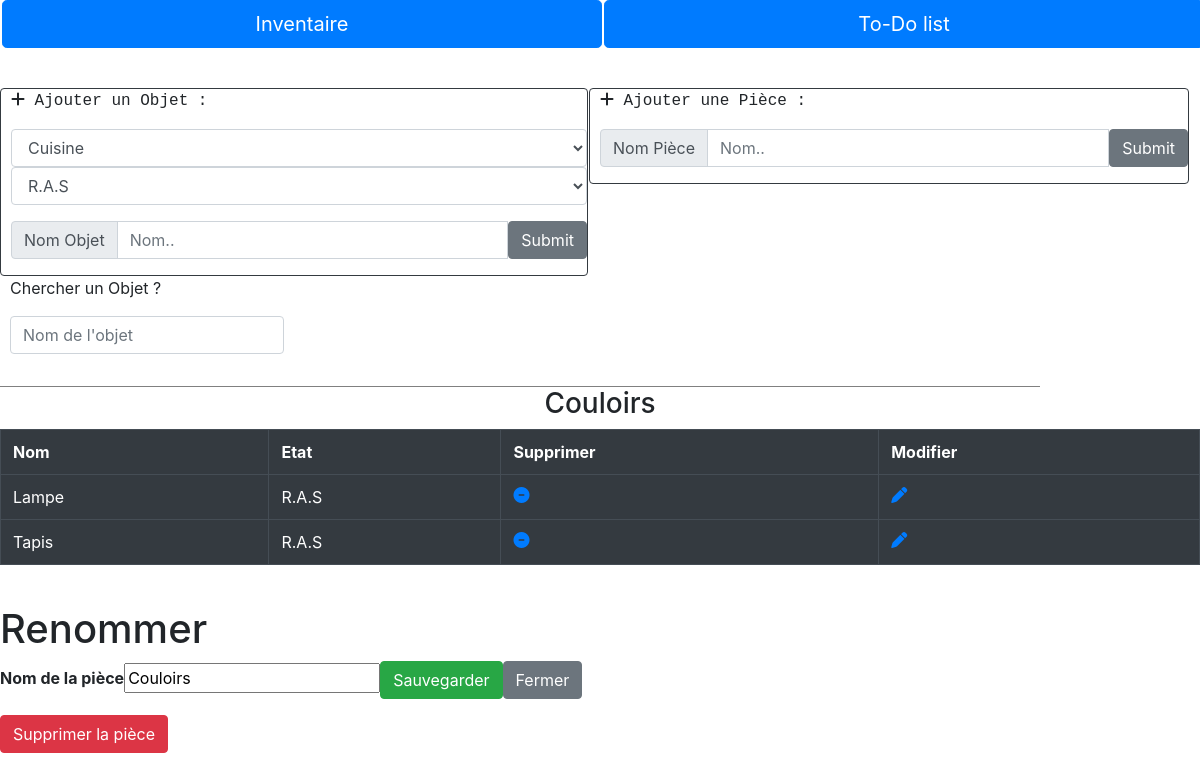
The app's page /php/PageInventaireMODIF.php?nomPiece=Couloirs with its own data.
### tables this page shows
CREATE TABLE IF NOT EXISTS `objet` (
  `idObjet` int(11) NOT NULL AUTO_INCREMENT,
  `nomObjet` varchar(255) NOT NULL,
  `idPiece` int(11) NOT NULL,
  `idEtat` int(11) NOT NULL,
  PRIMARY KEY (`idObjet`),
  KEY `idPiece` (`idPiece`),
  KEY `idEtat` (`idEtat`)
);

CREATE TABLE IF NOT EXISTS `etat` (
  `idEtat` int(11) NOT NULL AUTO_INCREMENT,
  `nomEtat` varchar(255) NOT NULL,
  PRIMARY KEY (`idEtat`)
);

### php/PageInventaireMODIF.php (the view, shortened to what this page needs)
<HTML>
<HEAD>
        <link rel="stylesheet" href="../css/styles.css">
		<link rel="stylesheet" href="https://stackpath.bootstrapcdn.com/bootstrap/4.4.1/css/bootstrap.min.css">
</HEAD>
<body>
    <!-- <?php
        $DataBase = mysqli_connect ( "localhost" , "root" , "" ) ;
        mysqli_select_db ( $DataBase, "todolist" ) ;
    ?> -->
        <section id="Menu">
			<ul>
				<div class="btn-group" role="group" aria-label="Basic example">
					<li><a href="../index.php"><button type="button" class="btn btn-primary btn-lg btn-block" id="b1">Inventaire</button></a></li>
					<li><a href="../index.php"><button type="button" class="btn btn-primary btn-lg btn-block" id="b2">To-Do list</button></a></li>
				</div>
			</ul>
		</section>
        <section id="PageInventaire">
			<section id="BarresInterraction">
				<div id="AjoutPiece" class="border border-dark rounded ">
					<form action="AjoutPiece" >
					<p class="text-monospace"><i class="fas fa-plus"></i> 			Ajouter une Pièce :<br>
					<div class="input-group mb-3">
						<div class="input-group-prepend">
							<span class="input-group-text" id="inputGroup-sizing-default">Nom Pièce</span>
						</div>
						<input class="form-control" aria-label="Sizing example input" aria-describedby="inputGroup-sizing-default" type="text" name="nomObjet" value ="" placeholder="Nom.."> <input type="submit" class="btn btn-secondary" placeholder="Valider">
					</div>
					</form>
				</div>
				<div id="AjoutObjet" class="border border-dark rounded ">
				<form action="AjoutObjet.php" class="form-group">
					<p class="text-monospace"><i class="fas fa-plus"></i> Ajouter un Objet :</p>
					<div class="form-group">
						<?php
						$Requete = "SELECT * FROM `piece` " ;
						$Resultat = mysqli_query ( $DataBase, $Requete )  or  die(mysqli_error($DataBase) ) ;
						echo "<select name='idPiece' id='objet-piece' class='form-control' >";
						while (  $ligne = mysqli_fetch_array($Resultat)  )
							{
								echo "<option name='idPiece' value=". utf8_encode($ligne['idPiece']) .">" . utf8_encode($ligne['nomPiece']) . "</option>";
							}
						echo "</select>";
						$Requete = "SELECT * FROM `etat` " ;
						$Resultat = mysqli_query ( $DataBase, $Requete )  or  die(mysqli_error($DataBase) ) ;
						echo "<select name='idEtat' id='objet-etat' class='form-control'>";
						while (  $ligne = mysqli_fetch_array($Resultat)  )
							{
								echo "<option name='idEtat' value=". utf8_encode($ligne['idEtat']) .">" . utf8_encode($ligne['nomEtat']) . "</option>";
							}
						echo "</select>";
						?>
					</div>
					<div class="input-group mb-3">
						<div class="input-group-prepend">
							<span class="input-group-text" id="inputGroup-sizing-default">Nom Objet</span>
						</div>
						<input class="form-control" aria-label="Sizing example input" aria-describedby="inputGroup-sizing-default" type="text" name="nomObjet" value ="" placeholder="Nom.."> <input type="submit" class="btn btn-secondary" placeholder="Valider">
					</div>
				</form>
			</section>
		</section>
		<div id="BarreDeRecherche">
			<p>Chercher un Objet ?</p>
			<form action="" class="formulaire">
			<div class="input-group mb-3">
				<input type="text" class="form-control" placeholder="Nom de l'objet" aria-label="Recipient's username" aria-describedby="basic-addon2">
			</div>
		</form>
		</div>
    <section id="ListePieces">
    <?php
        $OPTION = "PRINT" ;
        function  ConsulterBD ()
        {
        global $OPTION ;
        $Piece = utf8_decode($_GET['nomPiece']) ;
        if (  ($OPTION == 'DELETE')  Or  ($OPTION == 'UPDATE1') )
                $IdCourant = $_GET['idObjet'];
        else  $IdCourant = -1 ;
        echo "<center>" ;
        echo "<table class='table table-bordered table-dark'  id='tableau'>" ;
        echo "<h3>" . $Piece . "</h3>";
        $DataBase = mysqli_connect ( "localhost" , "root" , "" ) ;
        mysqli_select_db ( $DataBase, "todolist" ) ;
        $Requete = "SELECT idObjet,nomObjet,nomPiece,nomEtat FROM objet
                    Join piece on objet.idPiece = piece.idPiece
                    Join etat on objet.idEtat = etat.idEtat
                    WHERE nomPiece =  '$Piece'  " ;
        $Resultat = mysqli_query ( $DataBase, $Requete )  or  die(mysqli_error($DataBase) ) ;
        if ($OPTION == 'UPDATE1'){
            echo "<tr>  <th> Nom </th> <th> Etat </th> <th> Confirmer </th> <th> Annuler </th> </tr> "  ;
        }
        else if ($OPTION == 'DELETE'){
            echo "<tr>  <th> Nom </th> <th> Etat </th> <th> Confirmer </th> <th> Annuler </th> </tr>  " ;
        }
            else {
                echo "<tr>  <th> Nom </th> <th> Etat </th> <th> Supprimer </th> <th> Modifier </th></tr>"  ;
            }
        while (  $ligne = mysqli_fetch_array($Resultat)  )
        {
            echo "<tr>\n" ;
            if (  ($OPTION == 'UPDATE1') )
            {
                if ( $IdCourant == $ligne['idObjet'] )
                {
                    echo "<form action='PageInventaireMODIF.php'>";
                    echo "<td><INPUT TYPE=TEXT NAME='nomObjet' Value='". utf8_encode($ligne['nomObjet'])    . "'</td>\n" ;
                    echo"<td>";
                            echo" <label for='nomEtat'></label><select name='nomEtat'>";
                                echo" <option name='R.A.S'>R.A.S</option>";
                                echo" <option name='A verifier'>A verifier</option>";
                            echo"  </select>";
                }
                else
                {
                    echo "<td>" . utf8_encode($ligne['nomObjet']) . "</td>\n" ;
                    echo "<td>" . utf8_encode($ligne['nomEtat'])    . "</td>\n" ;
                }
            }
            else
            {
                echo "<td>" . utf8_encode($ligne['nomObjet']) . "</td>\n" ;
                echo "<td>" . utf8_encode($ligne['nomEtat'])    . "</td>\n" ;
            }
            if (  ($OPTION == 'DELETE') )
            {
                if ( $IdCourant == $ligne['idObjet'] )
                {
                    echo "<td><A HREF='PageInventaireMODIF.php?nomPiece=".$Piece."&OPTION=DELETE2&idObjet=".$ligne['idObjet']."'><i class='fas fa-minus-circle'></i></A></td>";
                    echo "<td><A HREF='PageInventaireMODIF.php?nomPiece=".$Piece."&idObjet=".$ligne['idObjet']."'><i class='fas fa-minus-circle'></i></a>";
                    echo "</td>\n" ;
                }
            }
            else
            {
                echo "<td><A HREF='PageInventaireMODIF.php?nomPiece=".$Piece."&OPTION=DELETE&idObjet=" . $ligne['idObjet'] . "'> <i class='fas fa-minus-circle'></i></A></td>\n" ;
                echo "<td><A HREF='PageInventaireMODIF.php?nomPiece=".$Piece."&OPTION=UPDATE1&idObjet=" . $ligne['idObjet'] . "'> <i class='fas fa-pen'></i></A></td>\n" ;
            }
            echo "</tr>\n" ;
        }
        echo "</table class='table table-bordered table-dark'>" ;
        echo "<br>" ;
        echo "</center>" ;
        }
            $OPTION = 'RIEN' ;
        ConsulterBD();
    ?>
    </section>
<?php
echo "<form action='UpdatePiece.php' class='form-container'>";
        echo "<h1>Renommer</h1>";
    echo "<label for='nomPiece'><b>Nom de la pièce</b></label>";
    echo "<input type='text' Value='". $Piece . "' name='NewnomPiece' required>";
    echo "<button type='submit' class='btn btn-success'>Sauvegarder</button>";
    echo "<button type='button' class='btn btn-secondary' onclick='closeForm()'>Fermer</button>";
    echo "</form>";
?>
<button class="btn btn-danger" onclick="openForm()">Supprimer la pièce</button>
</body>
</HTML>

### css/styles.css (style rules this page uses)
#Menu ul { padding:0; margin:0; list-style-type:none; background-color: white; }
#Menu li { margin-left:2px; float:left; }
#BarresInterraction { background-color: white; padding-top: 2.5em; }
#AjoutPiece { border:2px solid; border-radius: 16px; width: 50VW; display: inline-block; padding-left: 10px; margin-left: 1px; }
#AjoutObjet { border:2px solid; border-radius: 16px; width: 49VW; float: left; padding-left: 10px; }
#BarreDeRecherche { display: inline-block; width:1040px; height:auto; padding-left: 10px; border-bottom: 1px solid; border-color: gray }
.formulaire { display:inline-block; }
#b1 { width: 50vw; }
#b2 { width: 50vw; }
#tableau { border: 1px; border-style: solid; }

### records on screen
objet: nomObjet "Lampe", idEtat.nomEtat "R.A.S"
objet: nomObjet "Tapis", idEtat.nomEtat "R.A.S"

### other values on screen
$Piece "Couloirs"
form field idPiece "Cuisine"
form field idEtat "R.A.S"
